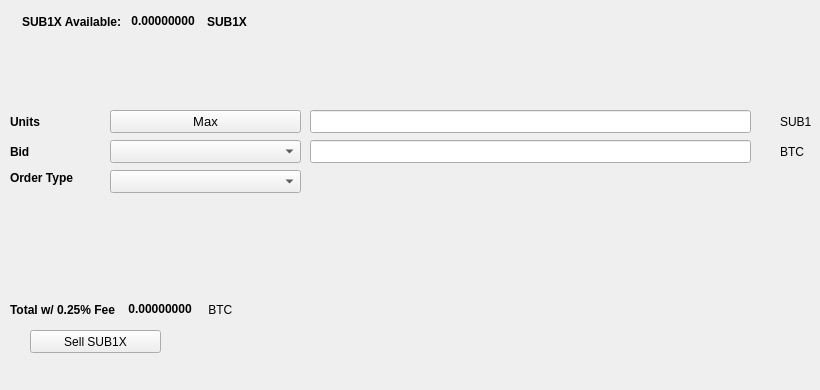
   <widget class="QWidget" name="SellTab">
    <attribute name="title">
     <string>Sell</string>
    </attribute>
    <widget class="QLabel" name="label_16">
     <property name="geometry">
      <rect>
       <x>780</x>
       <y>140</y>
       <width>31</width>
       <height>23</height>
      </rect>
     </property>
     <property name="text">
      <string>BTC</string>
     </property>
    </widget>
    <widget class="QComboBox" name="SellBidcomboBox">
     <property name="geometry">
      <rect>
       <x>110</x>
       <y>140</y>
       <width>191</width>
       <height>23</height>
      </rect>
     </property>
     <property name="font">
      <font>
       <pointsize>10</pointsize>
      </font>
     </property>
    </widget>
    <widget class="QLabel" name="label_18">
     <property name="geometry">
      <rect>
       <x>10</x>
       <y>110</y>
       <width>46</width>
       <height>23</height>
      </rect>
     </property>
     <property name="font">
      <font>
       <weight>75</weight>
       <bold>true</bold>
      </font>
     </property>
     <property name="text">
      <string>Units</string>
     </property>
    </widget>
    <widget class="QPushButton" name="Sell_Max_Amount">
     <property name="geometry">
      <rect>
       <x>110</x>
       <y>110</y>
       <width>191</width>
       <height>23</height>
      </rect>
     </property>
     <property name="font">
      <font>
       <pointsize>10</pointsize>
      </font>
     </property>
     <property name="text">
      <string>Max</string>
     </property>
    </widget>
    <widget class="QLabel" name="label_20">
     <property name="geometry">
      <rect>
       <x>10</x>
       <y>170</y>
       <width>91</width>
       <height>16</height>
      </rect>
     </property>
     <property name="font">
      <font>
       <weight>75</weight>
       <bold>true</bold>
      </font>
     </property>
     <property name="text">
      <string>Order Type</string>
     </property>
    </widget>
    <widget class="QComboBox" name="SellOrdertypeCombo">
     <property name="geometry">
      <rect>
       <x>110</x>
       <y>170</y>
       <width>191</width>
       <height>23</height>
      </rect>
     </property>
     <property name="font">
      <font>
       <pointsize>10</pointsize>
      </font>
     </property>
    </widget>
    <widget class="QLabel" name="label_21">
     <property name="geometry">
      <rect>
       <x>10</x>
       <y>140</y>
       <width>46</width>
       <height>23</height>
      </rect>
     </property>
     <property name="font">
      <font>
       <weight>75</weight>
       <bold>true</bold>
      </font>
     </property>
     <property name="text">
      <string>Bid</string>
     </property>
    </widget>
    <widget class="QLabel" name="label_22">
     <property name="geometry">
      <rect>
       <x>780</x>
       <y>110</y>
       <width>31</width>
       <height>23</height>
      </rect>
     </property>
     <property name="text">
      <string>SUB1X</string>
     </property>
    </widget>
    <widget class="QLineEdit" name="UnitsInputSUB1X">
     <property name="geometry">
      <rect>
       <x>310</x>
       <y>110</y>
       <width>441</width>
       <height>23</height>
      </rect>
     </property>
     <property name="font">
      <font>
       <pointsize>9</pointsize>
       <weight>75</weight>
       <bold>true</bold>
      </font>
     </property>
    </widget>
    <widget class="QLineEdit" name="SellBidPriceEdit">
     <property name="geometry">
      <rect>
       <x>310</x>
       <y>140</y>
       <width>441</width>
       <height>23</height>
      </rect>
     </property>
     <property name="font">
      <font>
       <pointsize>9</pointsize>
       <weight>75</weight>
       <bold>true</bold>
      </font>
     </property>
    </widget>
    <widget class="QPushButton" name="SellSUB1XBTN">
     <property name="geometry">
      <rect>
       <x>30</x>
       <y>330</y>
       <width>131</width>
       <height>23</height>
      </rect>
     </property>
     <property name="text">
      <string>Sell SUB1X</string>
     </property>
     <property name="icon">
      <iconset resource="../zsub1x">
       <normaloff>:/icons/bitcoin</normaloff>:/icons/bitcoin</iconset>
     </property>
    </widget>
    <widget class="QWidget" name="layoutWidget3">
     <property name="geometry">
      <rect>
       <x>22</x>
       <y>12</y>
       <width>258</width>
       <height>19</height>
      </rect>
     </property>
     <layout class="QHBoxLayout" name="horizontalLayout">
      <item>
       <widget class="QLabel" name="label232_2">
        <property name="font">
         <font>
          <weight>75</weight>
          <bold>true</bold>
         </font>
        </property>
        <property name="text">
         <string>SUB1X Available:</string>
        </property>
       </widget>
      </item>
      <item>
       <widget class="QLabel" name="SUB1XAvailableLabel">
        <property name="palette">
         <palette>
          <active>
           <colorrole role="WindowText">
            <brush brushstyle="SolidPattern">
             <color alpha="255">
              <red>0</red>
              <green>0</green>
              <blue>0</blue>
             </color>
            </brush>
           </colorrole>
           <colorrole role="Button">
            <brush brushstyle="SolidPattern">
             <color alpha="255">
              <red>0</red>
              <green>170</green>
              <blue>0</blue>
             </color>
            </brush>
           </colorrole>
           <colorrole role="Light">
            <brush brushstyle="SolidPattern">
             <color alpha="255">
              <red>0</red>
              <green>255</green>
              <blue>0</blue>
             </color>
            </brush>
           </colorrole>
           <colorrole role="Midlight">
            <brush brushstyle="SolidPattern">
             <color alpha="255">
              <red>0</red>
              <green>212</green>
              <blue>0</blue>
             </color>
            </brush>
           </colorrole>
           <colorrole role="Dark">
            <brush brushstyle="SolidPattern">
             <color alpha="255">
              <red>0</red>
              <green>85</green>
              <blue>0</blue>
             </color>
            </brush>
           </colorrole>
           <colorrole role="Mid">
            <brush brushstyle="SolidPattern">
             <color alpha="255">
              <red>0</red>
              <green>113</green>
              <blue>0</blue>
             </color>
            </brush>
           </colorrole>
           <colorrole role="Text">
            <brush brushstyle="SolidPattern">
             <color alpha="255">
              <red>0</red>
              <green>170</green>
              <blue>0</blue>
             </color>
            </brush>
           </colorrole>
           <colorrole role="BrightText">
            <brush brushstyle="SolidPattern">
             <color alpha="255">
              <red>255</red>
              <green>255</green>
              <blue>255</blue>
             </color>
            </brush>
           </colorrole>
           <colorrole role="ButtonText">
            <brush brushstyle="SolidPattern">
             <color alpha="255">
              <red>0</red>
              <green>0</green>
              <blue>0</blue>
             </color>
            </brush>
           </colorrole>
           <colorrole role="Base">
            <brush brushstyle="SolidPattern">
             <color alpha="255">
              <red>255</red>
              <green>255</green>
              <blue>255</blue>
             </color>
            </brush>
           </colorrole>
           <colorrole role="Window">
            <brush brushstyle="SolidPattern">
             <color alpha="255">
              <red>0</red>
              <green>170</green>
              <blue>0</blue>
             </color>
            </brush>
           </colorrole>
           <colorrole role="Shadow">
            <brush brushstyle="SolidPattern">
             <color alpha="255">
              <red>0</red>
              <green>0</green>
              <blue>0</blue>
             </color>
            </brush>
           </colorrole>
           <colorrole role="AlternateBase">
            <brush brushstyle="SolidPattern">
             <color alpha="255">
              <red>127</red>
              <green>212</green>
              <blue>127</blue>
             </color>
            </brush>
           </colorrole>
           <colorrole role="ToolTipBase">
            <brush brushstyle="SolidPattern">
             <color alpha="255">
              <red>255</red>
              <green>255</green>
              <blue>220</blue>
             </color>
            </brush>
           </colorrole>
           <colorrole role="ToolTipText">
            <brush brushstyle="SolidPattern">
             <color alpha="255">
              <red>0</red>
              <green>0</green>
              <blue>0</blue>
             </color>
            </brush>
           </colorrole>
          </active>
          <inactive>
           <colorrole role="WindowText">
            <brush brushstyle="SolidPattern">
             <color alpha="255">
              <red>0</red>
              <green>0</green>
              <blue>0</blue>
             </color>
            </brush>
           </colorrole>
           <colorrole role="Button">
            <brush brushstyle="SolidPattern">
             <color alpha="255">
              <red>0</red>
              <green>170</green>
              <blue>0</blue>
             </color>
            </brush>
           </colorrole>
           <colorrole role="Light">
            <brush brushstyle="SolidPattern">
             <color alpha="255">
              <red>0</red>
              <green>255</green>
              <blue>0</blue>
             </color>
            </brush>
           </colorrole>
           <colorrole role="Midlight">
            <brush brushstyle="SolidPattern">
             <color alpha="255">
              <red>0</red>
              <green>212</green>
              <blue>0</blue>
             </color>
            </brush>
           </colorrole>
           <colorrole role="Dark">
            <brush brushstyle="SolidPattern">
             <color alpha="255">
              <red>0</red>
              <green>85</green>
              <blue>0</blue>
             </color>
            </brush>
           </colorrole>
           <colorrole role="Mid">
            <brush brushstyle="SolidPattern">
             <color alpha="255">
              <red>0</red>
              <green>113</green>
              <blue>0</blue>
             </color>
            </brush>
           </colorrole>
           <colorrole role="Text">
            <brush brushstyle="SolidPattern">
             <color alpha="255">
              <red>0</red>
              <green>170</green>
              <blue>0</blue>
             </color>
            </brush>
           </colorrole>
           <colorrole role="BrightText">
            <brush brushstyle="SolidPattern">
             <color alpha="255">
              <red>255</red>
              <green>255</green>
              <blue>255</blue>
             </color>
            </brush>
           </colorrole>
           <colorrole role="ButtonText">
            <brush brushstyle="SolidPattern">
             <color alpha="255">
              <red>0</red>
              <green>0</green>
              <blue>0</blue>
             </color>
            </brush>
           </colorrole>
           <colorrole role="Base">
            <brush brushstyle="SolidPattern">
             <color alpha="255">
              <red>255</red>
              <green>255</green>
              <blue>255</blue>
             </color>
            </brush>
           </colorrole>
           <colorrole role="Window">
            <brush brushstyle="SolidPattern">
             <color alpha="255">
              <red>0</red>
              <green>170</green>
              <blue>0</blue>
             </color>
            </brush>
           </colorrole>
           <colorrole role="Shadow">
            <brush brushstyle="SolidPattern">
             <color alpha="255">
              <red>0</red>
              <green>0</green>
              <blue>0</blue>
             </color>
            </brush>
           </colorrole>
           <colorrole role="AlternateBase">
            <brush brushstyle="SolidPattern">
             <color alpha="255">
              <red>127</red>
              <green>212</green>
              <blue>127</blue>
             </color>
            </brush>
           </colorrole>
           <colorrole role="ToolTipBase">
            <brush brushstyle="SolidPattern">
             <color alpha="255">
              <red>255</red>
              <green>255</green>
              <blue>220</blue>
             </color>
            </brush>
           </colorrole>
           <colorrole role="ToolTipText">
            <brush brushstyle="SolidPattern">
             <color alpha="255">
              <red>0</red>
              <green>0</green>
              <blue>0</blue>
             </color>
            </brush>
           </colorrole>
          </inactive>
          <disabled>
           <colorrole role="WindowText">
            <brush brushstyle="SolidPattern">
             <color alpha="255">
              <red>0</red>
              <green>85</green>
              <blue>0</blue>
             </color>
            </brush>
           </colorrole>
           <colorrole role="Button">
            <brush brushstyle="SolidPattern">
             <color alpha="255">
              <red>0</red>
              <green>170</green>
              <blue>0</blue>
             </color>
            </brush>
           </colorrole>
           <colorrole role="Light">
            <brush brushstyle="SolidPattern">
             <color alpha="255">
              <red>0</red>
              <green>255</green>
              <blue>0</blue>
             </color>
            </brush>
           </colorrole>
           <colorrole role="Midlight">
            <brush brushstyle="SolidPattern">
             <color alpha="255">
              <red>0</red>
              <green>212</green>
              <blue>0</blue>
             </color>
            </brush>
           </colorrole>
           <colorrole role="Dark">
            <brush brushstyle="SolidPattern">
             <color alpha="255">
              <red>0</red>
              <green>85</green>
              <blue>0</blue>
             </color>
            </brush>
           </colorrole>
           <colorrole role="Mid">
            <brush brushstyle="SolidPattern">
             <color alpha="255">
              <red>0</red>
              <green>113</green>
              <blue>0</blue>
             </color>
            </brush>
           </colorrole>
           <colorrole role="Text">
            <brush brushstyle="SolidPattern">
             <color alpha="255">
              <red>0</red>
              <green>85</green>
              <blue>0</blue>
             </color>
            </brush>
           </colorrole>
           <colorrole role="BrightText">
            <brush brushstyle="SolidPattern">
             <color alpha="255">
              <red>255</red>
              <green>255</green>
              <blue>255</blue>
             </color>
            </brush>
           </colorrole>
           <colorrole role="ButtonText">
            <brush brushstyle="SolidPattern">
             <color alpha="255">
              <red>0</red>
              <green>85</green>
              <blue>0</blue>
             </color>
            </brush>
           </colorrole>
           <colorrole role="Base">
            <brush brushstyle="SolidPattern">
             <color alpha="255">
              <red>0</red>
              <green>170</green>
              <blue>0</blue>
             </color>
            </brush>
           </colorrole>
           <colorrole role="Window">
            <brush brushstyle="SolidPattern">
             <color alpha="255">
              <red>0</red>
              <green>170</green>
              <blue>0</blue>
             </color>
            </brush>
           </colorrole>
           <colorrole role="Shadow">
            <brush brushstyle="SolidPattern">
             <color alpha="255">
              <red>0</red>
              <green>0</green>
              <blue>0</blue>
             </color>
            </brush>
           </colorrole>
           <colorrole role="AlternateBase">
            <brush brushstyle="SolidPattern">
             <color alpha="255">
              <red>0</red>
              <green>170</green>
              <blue>0</blue>
             </color>
            </brush>
           </colorrole>
           <colorrole role="ToolTipBase">
            <brush brushstyle="SolidPattern">
             <color alpha="255">
              <red>255</red>
              <green>255</green>
              <blue>220</blue>
             </color>
            </brush>
           </colorrole>
           <colorrole role="ToolTipText">
            <brush brushstyle="SolidPattern">
             <color alpha="255">
              <red>0</red>
              <green>0</green>
              <blue>0</blue>
             </color>
            </brush>
           </colorrole>
          </disabled>
         </palette>
        </property>
        <property name="font">
         <font>
          <weight>75</weight>
          <bold>true</bold>
         </font>
        </property>
        <property name="text">
         <string> 0.00000000 </string>
        </property>
        <property name="textInteractionFlags">
         <set>Qt::LinksAccessibleByMouse|Qt::TextSelectableByKeyboard|Qt::TextSelectableByMouse</set>
        </property>
       </widget>
      </item>
      <item>
       <widget class="QLabel" name="labelSUB1X">
        <property name="font">
         <font>
          <weight>75</weight>
          <bold>true</bold>
         </font>
        </property>
        <property name="text">
         <string>SUB1X</string>
        </property>
       </widget>
      </item>
     </layout>
    </widget>
    <widget class="QWidget" name="layoutWidget">
     <property name="geometry">
      <rect>
       <x>10</x>
       <y>300</y>
       <width>268</width>
       <height>19</height>
      </rect>
     </property>
     <layout class="QHBoxLayout" name="horizontalLayout_2">
      <item>
       <widget class="QLabel" name="label_19">
        <property name="font">
         <font>
          <weight>75</weight>
          <bold>true</bold>
         </font>
        </property>
        <property name="text">
         <string>Total w/ 0.25% Fee </string>
        </property>
       </widget>
      </item>
      <item>
       <widget class="QLabel" name="SellCostLabel">
        <property name="palette">
         <palette>
          <active>
           <colorrole role="WindowText">
            <brush brushstyle="SolidPattern">
             <color alpha="255">
              <red>0</red>
              <green>0</green>
              <blue>0</blue>
             </color>
            </brush>
           </colorrole>
           <colorrole role="Button">
            <brush brushstyle="SolidPattern">
             <color alpha="255">
              <red>0</red>
              <green>170</green>
              <blue>0</blue>
             </color>
            </brush>
           </colorrole>
           <colorrole role="Light">
            <brush brushstyle="SolidPattern">
             <color alpha="255">
              <red>0</red>
              <green>255</green>
              <blue>0</blue>
             </color>
            </brush>
           </colorrole>
           <colorrole role="Midlight">
            <brush brushstyle="SolidPattern">
             <color alpha="255">
              <red>0</red>
              <green>212</green>
              <blue>0</blue>
             </color>
            </brush>
           </colorrole>
           <colorrole role="Dark">
            <brush brushstyle="SolidPattern">
             <color alpha="255">
              <red>0</red>
              <green>85</green>
              <blue>0</blue>
             </color>
            </brush>
           </colorrole>
           <colorrole role="Mid">
            <brush brushstyle="SolidPattern">
             <color alpha="255">
              <red>0</red>
              <green>113</green>
              <blue>0</blue>
             </color>
            </brush>
           </colorrole>
           <colorrole role="Text">
            <brush brushstyle="SolidPattern">
             <color alpha="255">
              <red>0</red>
              <green>170</green>
              <blue>0</blue>
             </color>
            </brush>
           </colorrole>
           <colorrole role="BrightText">
            <brush brushstyle="SolidPattern">
             <color alpha="255">
              <red>255</red>
              <green>255</green>
              <blue>255</blue>
             </color>
            </brush>
           </colorrole>
           <colorrole role="ButtonText">
            <brush brushstyle="SolidPattern">
             <color alpha="255">
              <red>0</red>
              <green>0</green>
              <blue>0</blue>
             </color>
            </brush>
           </colorrole>
           <colorrole role="Base">
            <brush brushstyle="SolidPattern">
             <color alpha="255">
              <red>255</red>
              <green>255</green>
              <blue>255</blue>
             </color>
            </brush>
           </colorrole>
           <colorrole role="Window">
            <brush brushstyle="SolidPattern">
             <color alpha="255">
              <red>0</red>
              <green>170</green>
              <blue>0</blue>
             </color>
            </brush>
           </colorrole>
           <colorrole role="Shadow">
            <brush brushstyle="SolidPattern">
             <color alpha="255">
              <red>0</red>
              <green>0</green>
              <blue>0</blue>
             </color>
            </brush>
           </colorrole>
           <colorrole role="AlternateBase">
            <brush brushstyle="SolidPattern">
             <color alpha="255">
              <red>127</red>
              <green>212</green>
              <blue>127</blue>
             </color>
            </brush>
           </colorrole>
           <colorrole role="ToolTipBase">
            <brush brushstyle="SolidPattern">
             <color alpha="255">
              <red>255</red>
              <green>255</green>
              <blue>220</blue>
             </color>
            </brush>
           </colorrole>
           <colorrole role="ToolTipText">
            <brush brushstyle="SolidPattern">
             <color alpha="255">
              <red>0</red>
              <green>0</green>
              <blue>0</blue>
             </color>
            </brush>
           </colorrole>
          </active>
          <inactive>
           <colorrole role="WindowText">
            <brush brushstyle="SolidPattern">
             <color alpha="255">
              <red>0</red>
              <green>0</green>
              <blue>0</blue>
             </color>
            </brush>
           </colorrole>
           <colorrole role="Button">
            <brush brushstyle="SolidPattern">
             <color alpha="255">
              <red>0</red>
              <green>170</green>
              <blue>0</blue>
             </color>
            </brush>
           </colorrole>
           <colorrole role="Light">
            <brush brushstyle="SolidPattern">
             <color alpha="255">
              <red>0</red>
              <green>255</green>
              <blue>0</blue>
             </color>
            </brush>
           </colorrole>
           <colorrole role="Midlight">
            <brush brushstyle="SolidPattern">
             <color alpha="255">
              <red>0</red>
              <green>212</green>
              <blue>0</blue>
             </color>
            </brush>
           </colorrole>
           <colorrole role="Dark">
            <brush brushstyle="SolidPattern">
             <color alpha="255">
              <red>0</red>
              <green>85</green>
              <blue>0</blue>
             </color>
            </brush>
           </colorrole>
           <colorrole role="Mid">
            <brush brushstyle="SolidPattern">
             <color alpha="255">
              <red>0</red>
              <green>113</green>
              <blue>0</blue>
             </color>
            </brush>
           </colorrole>
           <colorrole role="Text">
            <brush brushstyle="SolidPattern">
             <color alpha="255">
              <red>0</red>
              <green>170</green>
              <blue>0</blue>
             </color>
            </brush>
           </colorrole>
           <colorrole role="BrightText">
            <brush brushstyle="SolidPattern">
             <color alpha="255">
              <red>255</red>
              <green>255</green>
              <blue>255</blue>
             </color>
            </brush>
           </colorrole>
           <colorrole role="ButtonText">
            <brush brushstyle="SolidPattern">
             <color alpha="255">
              <red>0</red>
              <green>0</green>
              <blue>0</blue>
             </color>
            </brush>
           </colorrole>
           <colorrole role="Base">
            <brush brushstyle="SolidPattern">
             <color alpha="255">
              <red>255</red>
              <green>255</green>
              <blue>255</blue>
             </color>
            </brush>
           </colorrole>
           <colorrole role="Window">
            <brush brushstyle="SolidPattern">
             <color alpha="255">
              <red>0</red>
              <green>170</green>
              <blue>0</blue>
             </color>
            </brush>
           </colorrole>
           <colorrole role="Shadow">
            <brush brushstyle="SolidPattern">
             <color alpha="255">
              <red>0</red>
              <green>0</green>
              <blue>0</blue>
             </color>
            </brush>
           </colorrole>
           <colorrole role="AlternateBase">
            <brush brushstyle="SolidPattern">
             <color alpha="255">
              <red>127</red>
              <green>212</green>
              <blue>127</blue>
             </color>
            </brush>
           </colorrole>
           <colorrole role="ToolTipBase">
            <brush brushstyle="SolidPattern">
             <color alpha="255">
              <red>255</red>
              <green>255</green>
              <blue>220</blue>
             </color>
            </brush>
           </colorrole>
           <colorrole role="ToolTipText">
            <brush brushstyle="SolidPattern">
             <color alpha="255">
              <red>0</red>
              <green>0</green>
              <blue>0</blue>
             </color>
            </brush>
           </colorrole>
          </inactive>
          <disabled>
           <colorrole role="WindowText">
            <brush brushstyle="SolidPattern">
             <color alpha="255">
              <red>0</red>
              <green>85</green>
              <blue>0</blue>
             </color>
            </brush>
           </colorrole>
           <colorrole role="Button">
            <brush brushstyle="SolidPattern">
             <color alpha="255">
              <red>0</red>
              <green>170</green>
              <blue>0</blue>
             </color>
            </brush>
           </colorrole>
           <colorrole role="Light">
            <brush brushstyle="SolidPattern">
             <color alpha="255">
              <red>0</red>
              <green>255</green>
              <blue>0</blue>
             </color>
            </brush>
           </colorrole>
           <colorrole role="Midlight">
            <brush brushstyle="SolidPattern">
             <color alpha="255">
              <red>0</red>
              <green>212</green>
              <blue>0</blue>
             </color>
            </brush>
           </colorrole>
           <colorrole role="Dark">
            <brush brushstyle="SolidPattern">
             <color alpha="255">
              <red>0</red>
              <green>85</green>
              <blue>0</blue>
             </color>
            </brush>
           </colorrole>
           <colorrole role="Mid">
            <brush brushstyle="SolidPattern">
             <color alpha="255">
              <red>0</red>
              <green>113</green>
              <blue>0</blue>
             </color>
            </brush>
           </colorrole>
           <colorrole role="Text">
            <brush brushstyle="SolidPattern">
             <color alpha="255">
              <red>0</red>
              <green>85</green>
              <blue>0</blue>
             </color>
            </brush>
           </colorrole>
           <colorrole role="BrightText">
            <brush brushstyle="SolidPattern">
             <color alpha="255">
              <red>255</red>
              <green>255</green>
              <blue>255</blue>
             </color>
            </brush>
           </colorrole>
           <colorrole role="ButtonText">
            <brush brushstyle="SolidPattern">
             <color alpha="255">
              <red>0</red>
              <green>85</green>
              <blue>0</blue>
             </color>
            </brush>
           </colorrole>
           <colorrole role="Base">
            <brush brushstyle="SolidPattern">
             <color alpha="255">
              <red>0</red>
              <green>170</green>
              <blue>0</blue>
             </color>
            </brush>
           </colorrole>
           <colorrole role="Window">
            <brush brushstyle="SolidPattern">
             <color alpha="255">
              <red>0</red>
              <green>170</green>
              <blue>0</blue>
             </color>
            </brush>
           </colorrole>
           <colorrole role="Shadow">
            <brush brushstyle="SolidPattern">
             <color alpha="255">
              <red>0</red>
              <green>0</green>
              <blue>0</blue>
             </color>
            </brush>
           </colorrole>
           <colorrole role="AlternateBase">
            <brush brushstyle="SolidPattern">
             <color alpha="255">
              <red>0</red>
              <green>170</green>
              <blue>0</blue>
             </color>
            </brush>
           </colorrole>
           <colorrole role="ToolTipBase">
            <brush brushstyle="SolidPattern">
             <color alpha="255">
              <red>255</red>
              <green>255</green>
              <blue>220</blue>
             </color>
            </brush>
           </colorrole>
           <colorrole role="ToolTipText">
            <brush brushstyle="SolidPattern">
             <color alpha="255">
              <red>0</red>
              <green>0</green>
              <blue>0</blue>
             </color>
            </brush>
           </colorrole>
          </disabled>
         </palette>
        </property>
        <property name="font">
         <font>
          <weight>75</weight>
          <bold>true</bold>
         </font>
        </property>
        <property name="autoFillBackground">
         <bool>false</bool>
        </property>
        <property name="text">
         <string> 0.00000000</string>
        </property>
        <property name="textInteractionFlags">
         <set>Qt::LinksAccessibleByMouse|Qt::TextSelectableByMouse</set>
        </property>
       </widget>
      </item>
      <item>
       <widget class="QLabel" name="label_17">
        <property name="font">
         <font>
          <weight>50</weight>
          <bold>false</bold>
         </font>
        </property>
        <property name="text">
         <string> BTC</string>
        </property>
       </widget>
      </item>
     </layout>
    </widget>
    <widget class="QLabel" name="label_23">
     <property name="geometry">
      <rect>
       <x>460</x>
       <y>300</y>
       <width>281</width>
       <height>81</height>
      </rect>
     </property>
     <property name="text">
      <string/>
     </property>
     <property name="pixmap">
      <pixmap>:/images/bittrex</pixmap>
     </property>
    </widget>
   </widget>
